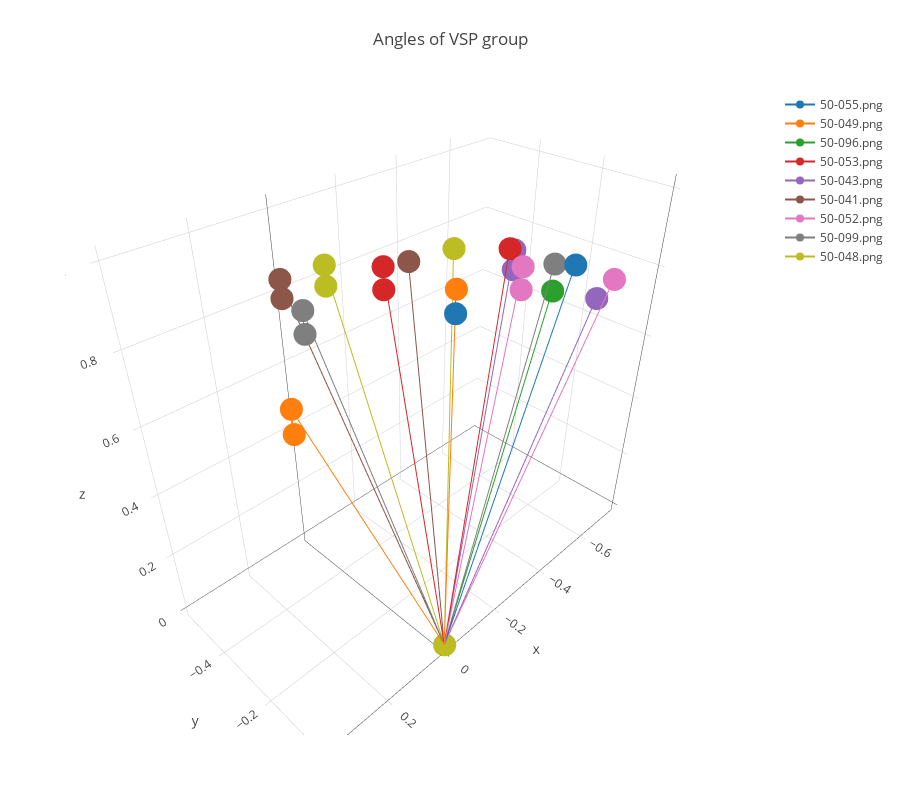

Notebook code cell kept with this figure:
### Code cell
groups = read_VSP_label()
list_img = read_img_list()

traces = []

group = groups[100]

for i in group: 
    viewing_index = viewing_condition_index(list_img[i])
    
    illum_x, illum_y, illum_z = polar_to_euclidean(df_viewing['illum_theta'][viewing_index],df_viewing['illum_phi'][viewing_index])
    view_x, view_y, view_z = polar_to_euclidean(df_viewing['view_theta'][viewing_index],df_viewing['view_phi'][viewing_index])
    
    line_x = [illum_x, illum_x, 0, view_x]
    line_y = [illum_y, illum_y, 0, view_y]
    line_z = [illum_z - 0.05,illum_z, 0, view_z]
    
    # plotting line
    line_scatter = go.Scatter3d(
        x=line_x,
        y=line_y,
        z=line_z,
        name=os.path.basename(list_img[i])
    )
    
    traces.append(line_scatter)

layout = go.Layout(
    title='Angles of VSP group',
    autosize=True,
    width=900,
    height=800,
    margin=dict(
        l=65,
        r=50,
        b=65,
        t=90
    )
)
fig = go.Figure(data=traces, layout=layout)
iplot(fig, filename='vspgroup')

# display the images as well
display(HTML(''.join(make_image_html(list_img[i]) for i in group) + '<br>' + \
            '\t'.join(os.path.basename(list_img[i]) for i in group)))

### Figure 1 — Plotly figure (JSON) as saved in the notebook; plotly's stock layout.template omitted (floating-point values rounded to 4 significant figures)
{"data": [{"name": "50-055.png", "type": "scatter3d", "x": [0, 0, 0, -0.3827], "y": [0, 0, 0, -1.326e-07], "z": [0.95, 1, 0, 0.9239]}, {"name": "50-049.png", "type": "scatter3d", "x": [0.3827, 0.3827, 0, -1e-06], "y": [0, 0, 0, -3.464e-13], "z": [0.8739, 0.9239, 0, 1.0]}, {"name": "50-096.png", "type": "scatter3d", "x": [1.251e-07, 1.251e-07, 0, -0.7071], "y": [-0.3827, -0.3827, 0, -0.2706], "z": [0.8739, 0.9239, 0, 0.6533]}, {"name": "50-053.png", "type": "scatter3d", "x": [6.375e-08, 6.375e-08, 0, -0.3827], "y": [-0.1951, -0.1951, 0, -0.1802], "z": [0.9308, 0.9808, 0, 0.9061]}, {"name": "50-043.png", "type": "scatter3d", "x": [-0.4137, -0.4137, 0, -0.7306], "y": [-0.1901, -0.1901, 0, -0.1426], "z": [0.8403, 0.8903, 0, 0.6677]}, {"name": "50-041.png", "type": "scatter3d", "x": [1.816e-07, 1.816e-07, 0, -0.3827], "y": [-0.5556, -0.5556, 0, -0.5133], "z": [0.7815, 0.8315, 0, 0.7682]}, {"name": "50-052.png", "type": "scatter3d", "x": [-0.1951, -0.1951, 0, -0.5556], "y": [-6.758e-08, -6.758e-08, 0, -1.925e-07], "z": [0.9308, 0.9808, 0, 0.8315]}, {"name": "50-099.png", "type": "scatter3d", "x": [0.2028, 0.2028, 0, -0.549], "y": [-0.1946, -0.1946, 0, -0.1661], "z": [0.9097, 0.9597, 0, 0.8191]}, {"name": "50-048.png", "type": "scatter3d", "x": [1.251e-07, 1.251e-07, 0, -0.3827], "y": [-0.3827, -0.3827, 0, -0.3536], "z": [0.8739, 0.9239, 0, 0.8536]}], "layout": {"autosize": true, "height": 800, "margin": {"b": 65, "l": 65, "r": 50, "t": 90}, "title": "Angles of VSP group", "width": 900}}
